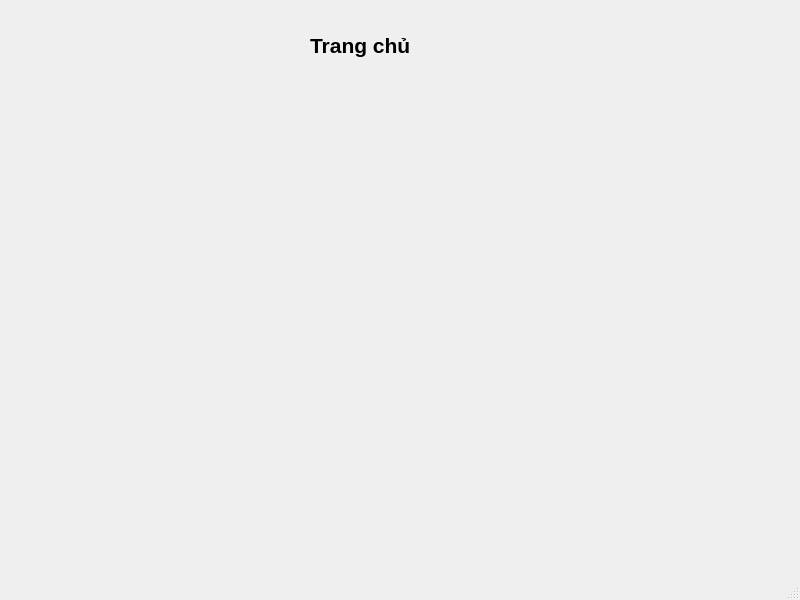
<?xml version="1.0" encoding="UTF-8"?>
<ui version="4.0">
 <class>MainWindow</class>
 <widget class="QMainWindow" name="MainWindow">
  <property name="geometry">
   <rect>
    <x>0</x>
    <y>0</y>
    <width>800</width>
    <height>600</height>
   </rect>
  </property>
  <property name="windowTitle">
   <string>MainWindow</string>
  </property>
  <widget class="QWidget" name="centralwidget">
   <widget class="QLabel" name="label">
    <property name="geometry">
     <rect>
      <x>310</x>
      <y>10</y>
      <width>141</width>
      <height>71</height>
     </rect>
    </property>
    <property name="font">
     <font>
      <family>Tahoma</family>
      <pointsize>16</pointsize>
      <weight>75</weight>
      <bold>true</bold>
     </font>
    </property>
    <property name="text">
     <string>Trang chủ</string>
    </property>
   </widget>
  </widget>
  <widget class="QMenuBar" name="menubar">
   <property name="geometry">
    <rect>
     <x>0</x>
     <y>0</y>
     <width>800</width>
     <height>26</height>
    </rect>
   </property>
  </widget>
  <widget class="QStatusBar" name="statusbar"/>
 </widget>
 <resources/>
 <connections/>
</ui>
